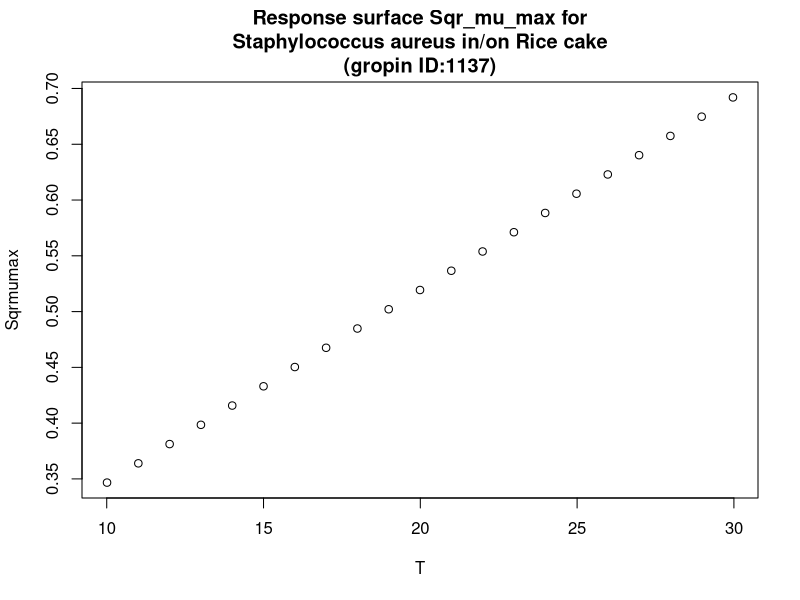

Recreate this plot in R.
#############################
# start of Parameter script
#############################
T <- seq(10.01,29.97002997003,length.out=21)
#############################
# end of Parameter script
#############################
############################# 
# start of Model script Gropin ID 1137 
#############################
 
# constant coefficients for this model
 
variables <- data.frame(T)
argumentsPar <- unique.data.frame(expand.grid(variables))
 
# heart of the model
response_surface <- function(T) {
   mumax <-0.0173*(T+10.03)

	return(mumax=mumax)
} 

# output parameters
responseSurface <- cbind(argumentsPar,response_surface(argumentsPar['T']))
colnames(responseSurface) <- c(colnames(argumentsPar),'Sqrmumax')
#############################
# End of Model script
#############################
############################# 
# start of Visualisation script Gropin ID 1137 
#############################
titleText <-'Response surface Sqr_mu_max for
Staphylococcus aureus in/on Rice cake
(gropin ID:1137)'
plot(T,responseSurface$'Sqrmumax',xlab='T',
                          ylab='Sqrmumax',main=titleText)
#############################
# End of Visualisation script
#############################
